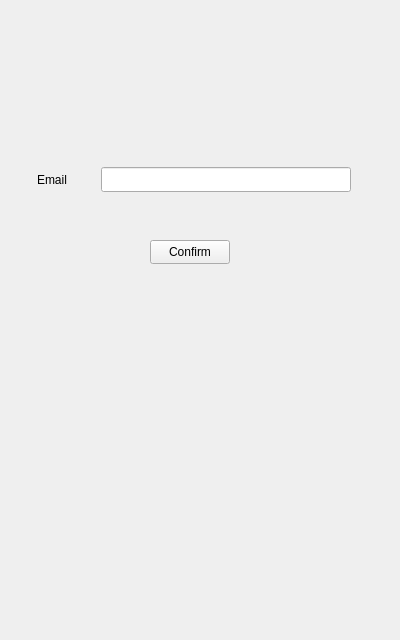
<?xml version="1.0" encoding="UTF-8"?>
<ui version="4.0">
 <class>ForgetPassword</class>
 <widget class="QWidget" name="ForgetPassword">
  <property name="geometry">
   <rect>
    <x>0</x>
    <y>0</y>
    <width>400</width>
    <height>640</height>
   </rect>
  </property>
  <property name="minimumSize">
   <size>
    <width>400</width>
    <height>640</height>
   </size>
  </property>
  <property name="maximumSize">
   <size>
    <width>400</width>
    <height>640</height>
   </size>
  </property>
  <property name="windowTitle">
   <string>Form</string>
  </property>
  <widget class="QWidget" name="horizontalLayoutWidget">
   <property name="geometry">
    <rect>
     <x>10</x>
     <y>140</y>
     <width>381</width>
     <height>80</height>
    </rect>
   </property>
   <layout class="QHBoxLayout" name="horizontalLayout">
    <property name="rightMargin">
     <number>40</number>
    </property>
    <item alignment="Qt::AlignmentFlag::AlignHCenter|Qt::AlignmentFlag::AlignVCenter">
     <widget class="QLabel" name="label">
      <property name="text">
       <string>Email</string>
      </property>
     </widget>
    </item>
    <item alignment="Qt::AlignmentFlag::AlignLeft">
     <widget class="QLineEdit" name="EmailEntry">
      <property name="minimumSize">
       <size>
        <width>250</width>
        <height>25</height>
       </size>
      </property>
      <property name="maximumSize">
       <size>
        <width>250</width>
        <height>25</height>
       </size>
      </property>
     </widget>
    </item>
   </layout>
  </widget>
  <widget class="QPushButton" name="ComfirmEmail">
   <property name="geometry">
    <rect>
     <x>150</x>
     <y>240</y>
     <width>80</width>
     <height>24</height>
    </rect>
   </property>
   <property name="text">
    <string>Confirm</string>
   </property>
  </widget>
 </widget>
 <resources/>
 <connections/>
</ui>
